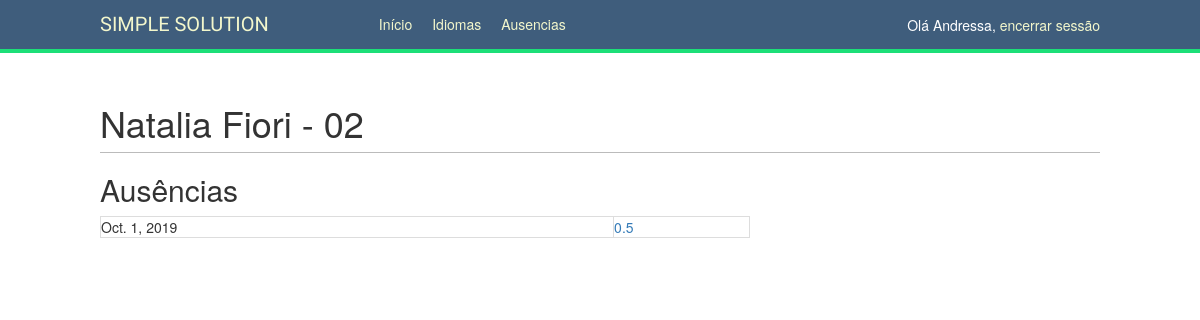
The app's page /school/absences/student/2/ (signed in) with its own data.
### school/models.py (models this page shows)
class Student(models.Model):
    profile = models.OneToOneField(Profile,
                                   on_delete=models.PROTECT,
                                   primary_key=True)
    code = models.CharField(max_length=25, blank=False, auto_created=True,verbose_name='Cód')
    careers = models.ManyToManyField(Career, blank=True)
    def __str__(self):
        return '{} - {}'.format(self.profile, self.code)

class Absences(models.Model):
    HALF_ABS = '.5'
    FULL_ABS = '01'
    ABSENCES_MAP = {
        HALF_ABS: '0.5',
        FULL_ABS: '1'
    }
    ABSENCES_CHOICES = (
        (HALF_ABS, ABSENCES_MAP[HALF_ABS]),
        (FULL_ABS, ABSENCES_MAP[FULL_ABS])
    )
    absence_creator = models.ForeignKey(Profile, on_delete=models.PROTECT)
    student = models.ForeignKey(Student, on_delete=models.PROTECT)
    date = models.DateField(db_index=True, help_text='mm/dd/yy', verbose_name='Data')
    created = models.DateTimeField(auto_now_add=True, verbose_name='Data criação')
    absence = models.CharField(
        max_length=2,
        choices=ABSENCES_CHOICES, verbose_name='Ausencia'
    )
    def __str__(self):
        return self.ABSENCES_MAP[self.absence]

### account/models.py (models this page shows)
class Profile(models.Model):
    PROFESSOR = 'PR'
    STUDENT = 'AL'
    ADMIN = 'AD'
    PROFILE_TYPE_CHOICES = (
        (PROFESSOR, 'Professor'),
        (STUDENT, 'Aluno'),
        (ADMIN, 'Admin')
    )
    user = models.OneToOneField(settings.AUTH_USER_MODEL, on_delete=models.PROTECT)
    date_of_birth = models.DateField(blank=True, null=True, help_text='mm/dd/yy', verbose_name='Data nascimento')
    address = models.CharField(max_length=255, blank=True, verbose_name='Endereço')
    phone = models.CharField(max_length=255, blank=True, verbose_name='Telefone')
    created = models.DateTimeField(auto_now_add=True, verbose_name='Data criação')
    profile_type = models.CharField(
        max_length=2,
        choices=PROFILE_TYPE_CHOICES, verbose_name='Tipo de usuário'
    )
    def __str__(self):
        return '{} {}'.format(self.user.first_name, self.user.last_name)

### school/views.py (the view)
# urls.py: path('absences/student/<int:student_id>/', views.student_absences_detail, name='student_absences_detail'),
@login_required
@user_passes_test(lambda user: user.profile.profile_type == Profile.PROFESSOR)
def student_absences_detail(request, student_id):
    student = get_object_or_404(Student, pk=student_id)
    return render(request, 'school/absences/student/detail.html', {'section': 'absences',
                                                                   'student': student})

### school/templates/school/absences/student/detail.html (shortened to what this page needs)
{% extends "base.html" %}
{% block content %}
    <h1>{{ student }}</h1>
    <h2>Ausências</h2>
    <table style="width:65%">
        {% for absence in student.absences_set.all %}
            <tr>
                <td>{{ absence.date }}</td>
                <td><a href="{% url "absence_edit" absence.pk %}">{{ absence }}</a></td>
            </tr>
        {% endfor %}
    </table>
{% endblock %}

### account/templates/base.html (shortened to what this page needs)
{% load staticfiles %}
<!DOCTYPE html>
<html>
<head>
    <link href="{% static "css/base.css" %}" rel="stylesheet">
	<link rel="stylesheet" href="//maxcdn.bootstrapcdn.com/bootstrap/3.2.0/css/bootstrap.min.css">
	<link rel="stylesheet" href="//maxcdn.bootstrapcdn.com/bootstrap/3.2.0/css/bootstrap-theme.min.css">
</head>
<body>
    <div id="header">
        <span class="logo">SIMPLE SOLUTION</span>
        {% if request.user.is_authenticated %}
        <ul class="menu">
            <li {% if section == "dashboard" %}class="selected"{% endif %}><a href="{% url "dashboard" %}">Início</a></li>
            {% if request.user.profile %}
                {% if request.user.profile.profile_type == request.user.profile.PROFESSOR %}
                    <li {% if section == "subjects" %}class="selected"{% endif %}><a href="{% url "professor_subjects_list" %}">Idiomas</a></li>
                    <li {% if section == "absences" %}class="selected"{% endif %}><a href="{% url "absences_list" %}">Ausencias</a></li>
                {% endif %}
            {% endif %}
        </ul>
        {% endif %}
        <span class="user">
        {% if request.user.is_authenticated %}
            Olá {{ request.user.first_name }}, <a href="{% url "logout" %}">  encerrar sessão</a>
        {% else %}
            <a href="{% url "login" %}">Iniciar sessão</a>
        {% endif %}
        </span>
    </div>
    <div id="content">
        {% block content %}
        {% endblock %}
    </div>
</body>
</html>

### account/static/css/base.css (style rules this page uses)
body { margin:0; padding:0; font-family:helvetica, sans-VITRif; }
a { color:#120a8f; text-decoration:none; }
h1, h2, h3, h4, h5 , h6 { font-family: 'Muli', sans-VITRif; font-weight:normal; }
h1 { border-bottom:1px solid #bbb; padding:0 0 10px 0; margin:10px 0 20px 0; }
h2 { margin:30px 0 20px; }
#header { padding:10px 100px; font-size:14px; background:#3F5D7C; color:#fff; border-bottom:4px solid #1cdf78; overflow:auto; }
#header .logo { font-family: 'Muli', sans-VITRif; float:left; color:#f3f7cc; font-size:20px; margin-right:10%; }
#header .user { float:right; padding-top:5px }
#header ul.menu { list-style:none; float:left; margin:0; padding:0; }
#header ul.menu li { float:left; padding:4px 10px; }
#header a { color:#f3f7cc; }
#content { padding:30px 100px; }
td, th { border: 1px solid #dddddd; text-align: left; padding: 8px; }

### records on screen
Student: profile_id+code "Natalia Fiori - 02"
Absences: date "Oct. 1, 2019", absence "0.5"

### other values on screen
{{ request.user.first_name }} "Andressa"
